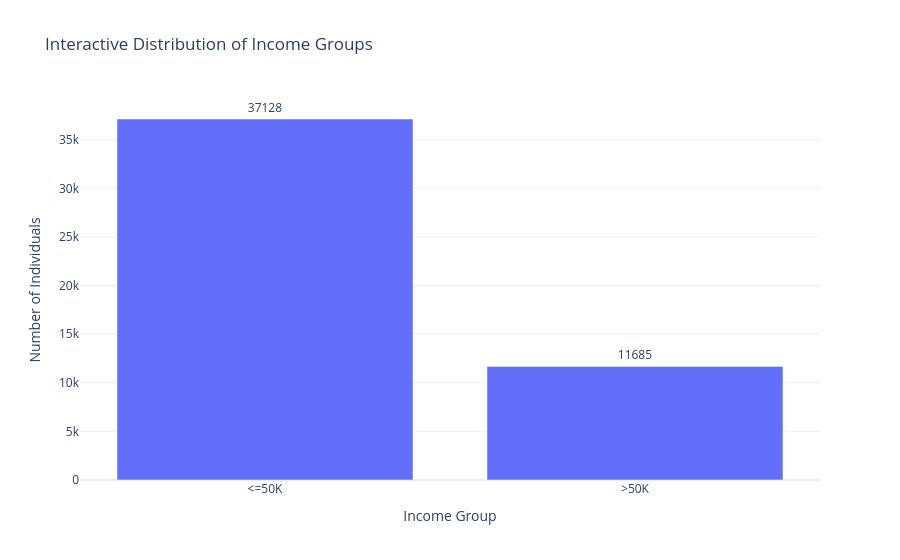

Notebook code for this chart:
### Markdown cell above
## 15. How is income distributed between the two income groups?

### Code cell
income_counts = df["income"].value_counts().reset_index()
income_counts.columns = ["Income", "Count"]

fig = px.bar(
    income_counts,
    x="Income",
    y="Count",
    title="Interactive Distribution of Income Groups",
    text="Count")

fig.update_traces(textposition="outside")
fig.update_layout(
    xaxis_title="Income Group",
    yaxis_title="Number of Individuals",
    template="plotly_white")

fig.show()

### Figure 1 — Plotly figure (JSON) as saved in the notebook; plotly's stock layout.template omitted (floating-point values rounded to 4 significant figures)
{"data": [{"hovertemplate": "Income=%{x}<br>Count=%{text}<extra></extra>", "legendgroup": "", "marker": {"color": "#636efa", "pattern": {"shape": ""}}, "name": "", "orientation": "v", "showlegend": false, "text": [37130.0, 11680.0], "textposition": "outside", "type": "bar", "x": ["<=50K", ">50K"], "xaxis": "x", "y": [37128, 11685], "yaxis": "y"}], "layout": {"barmode": "relative", "legend": {"tracegroupgap": 0}, "title": {"text": "Interactive Distribution of Income Groups"}, "xaxis": {"anchor": "y", "domain": [0, 1], "title": {"text": "Income Group"}}, "yaxis": {"anchor": "x", "domain": [0, 1], "title": {"text": "Number of Individuals"}}}}
